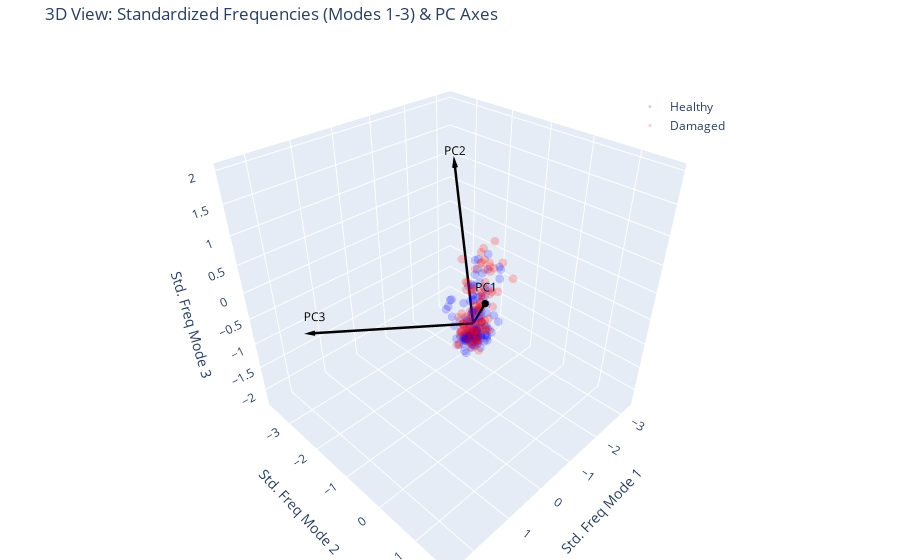

Notebook cell for this chart:
### Code cell
import plotly.graph_objects as go
import numpy as np

# 1. Standardize ALL data (using the scaler fitted on healthy data)
X_all_std = scaler.transform(measured_freqs)

# 2. Create Traces
data = []

# Healthy Data
data.append(go.Scatter3d(
    x=X_all_std[train_mask, 0],
    y=X_all_std[train_mask, 1],
    z=X_all_std[train_mask, 2],
    mode='markers',
    marker=dict(size=3, color='blue', opacity=0.2),
    name='Healthy'
))

# Damaged Data
data.append(go.Scatter3d(
    x=X_all_std[~train_mask, 0],
    y=X_all_std[~train_mask, 1],
    z=X_all_std[~train_mask, 2],
    mode='markers',
    marker=dict(size=3, color='red', opacity=0.2),
    name='Damaged'
))

# 3. Add PC Axes (First 3 components)
scale = 3
origin = np.zeros(3)

for i, comp in enumerate(pca.components_[:3]): # Only plot first 3 PCs
    # Vector end point (projected onto first 3 dimensions)
    end = origin + comp[:3] * scale
    
    # Line for the vector
    data.append(go.Scatter3d(
        x=[origin[0], end[0]],
        y=[origin[1], end[1]],
        z=[origin[2], end[2]],
        mode='lines+text',
        line=dict(color='black', width=5),
        text=["", f"PC{i+1}"],
        textposition="top center",
        textfont=dict(size=12, color='black'),
        name=f'PC{i+1}',
        showlegend=False
    ))
    
    # Cone for arrow head
    data.append(go.Cone(
        x=[end[0]], y=[end[1]], z=[end[2]],
        u=[comp[0]], v=[comp[1]], w=[comp[2]],
        sizemode="absolute", sizeref=0.2, anchor="tail",
        showscale=False, colorscale=[[0, 'black'], [1, 'black']],
        name=f'PC{i+1} Arrow',
        showlegend=False
    ))

# 4. Layout
layout = go.Layout(
    title='3D View: Standardized Frequencies (Modes 1-3) & PC Axes',
    scene=dict(
        xaxis_title='Std. Freq Mode 1',
        yaxis_title='Std. Freq Mode 2',
        zaxis_title='Std. Freq Mode 3',
        aspectmode='cube'
    ),
    margin=dict(l=0, r=0, b=0, t=40),
    legend=dict(x=0.7, y=0.9)
)

fig = go.Figure(data=data, layout=layout)
fig.show()

### Figure 1 — Plotly figure (JSON) as saved in the notebook; plotly's stock layout.template omitted (floating-point values rounded to 4 significant figures; data arrays with more than 128 entries replaced by an {"elided": "..."} marker saying what was removed)
{"data": [{"marker": {"color": "blue", "opacity": 0.2, "size": 3}, "mode": "markers", "name": "Healthy", "type": "scatter3d", "x": {"elided": "144 float values"}, "y": {"elided": "144 float values"}, "z": {"elided": "144 float values"}}, {"marker": {"color": "red", "opacity": 0.2, "size": 3}, "mode": "markers", "name": "Damaged", "type": "scatter3d", "x": [-2.142, -1.928, -2.55, -2.146, -1.164, -0.4059, -0.3562, -0.004756, -0.08516, 0.2589, 0.3661, 0.5022, 0.7029, 0.7758, 0.1579, 0.4756, 0.653, 0.4436, 0.3109, -0.199, -0.2517, -0.4707, -0.5505, -0.2903, -1.212, -1.195, -0.947, -0.6358, -0.1135, -0.2979, 0.007425, 0.2395, 0.859, 0.7927, 0.5129, 1.069, 1.007, 0.7558, 0.7137, 0.9521, 0.575, 0.7811, 0.4859, 0.2231, -0.07281, -0.007111, 0.002999, 0.05214, -0.01344, -0.07049, -0.1579, 0.2324, 0.4231, 0.5565, 0.6688, 0.4009, 1.169, 0.9337, 1.304, 1.157, 0.9386, 1.099, 0.9586, 0.8945, 0.9219, 0.7672, 0.6412, 0.6953, 0.4225, 0.4174, 0.02651, 0.278, -0.007192, -0.1903, 0.1081, 0.5921, 0.7829, 0.4801, 0.6534, 0.8312, 0.9857, 0.9144, 0.9145, 1.173, 0.8096, 0.8729, 0.4121, 1.034, 0.8433, 0.5422, 0.3735, 0.3523, -0.538, -0.06604, -0.6387, -0.3531], "y": [-2.175, -1.705, -2.45, -2.169, -1.01, -0.7167, -0.1997, 0.07757, 0.01957, 0.5225, 0.5663, 0.303, 0.7289, 0.8665, 0.3335, 0.5856, 0.184, 0.554, 0.367, -0.1827, -0.1384, -0.5045, -0.5038, -0.08796, -0.9796, -1.186, -1.143, -0.8944, -0.2716, -0.179, 0.3601, 0.6304, 0.4743, 0.8654, 0.9376, 1.095, 1.075, 0.9725, 0.6037, 0.768, 0.4321, 0.7406, 0.4221, 0.3519, 0.003707, -0.1287, -0.01936, 0.08519, -0.1397, -0.3874, 0.0129, 0.1731, 0.2665, 0.4028, 0.7254, 0.5054, 0.8541, 1.096, 1.237, 1.142, 1.107, 0.6767, 0.9328, 1.049, 0.7972, 1.032, 0.7083, 0.7279, 0.5133, 0.3793, -0.1047, -0.1224, -0.2002, 0.2467, 0.1208, 0.2569, 0.7766, 0.1566, 0.7498, 0.6571, 0.6775, 1.154, 0.9791, 0.8298, 0.8062, 1.28, 1.144, 1.162, 0.8761, 0.5786, 0.7084, 0.5581, -0.1337, -0.1545, -0.3698, -0.1636], "z": [-1.795, -1.582, -1.89, -1.768, -1.117, -0.8681, -0.6274, -0.293, -0.2447, 0.2076, 0.3666, 0.3404, 0.8748, 0.6008, 0.2194, 0.4574, -0.03556, 0.129, -0.01147, -0.6149, -0.4653, -0.7697, -0.8367, -0.6626, -1.091, -1.129, -1.005, -0.804, -0.4104, -0.03352, 0.2386, 0.6368, 0.704, 1.229, 1.092, 1.782, 1.452, 1.159, 1.071, 1.232, 0.9127, 0.9026, 0.6867, 0.3358, -0.04603, -0.3476, -0.2554, -0.05621, -0.1848, -0.4103, -0.0486, 0.1739, 0.1484, 0.5935, 0.8335, 0.8795, 1.417, 1.649, 1.876, 1.972, 1.588, 1.657, 1.79, 1.673, 1.506, 1.908, 1.027, 0.9147, 0.6277, 0.3826, 0.03881, 0.1676, -0.2026, -0.0876, -0.04189, 0.2138, 0.8373, 0.246, 0.9678, 0.7506, 1.192, 1.641, 1.562, 1.425, 1.554, 1.744, 1.323, 1.381, 1.118, 0.7031, 0.9559, 0.4295, -0.394, -0.171, -0.5622, -0.3574]}, {"line": {"color": "black", "width": 5}, "mode": "lines+text", "name": "PC1", "showlegend": false, "text": ["", "PC1"], "textfont": {"color": "black", "size": 12}, "textposition": "top center", "type": "scatter3d", "x": [0, 1.499], "y": [0, 1.492], "z": [0, 1.5]}, {"anchor": "tail", "colorscale": [[0, "black"], [1, "black"]], "name": "PC1 Arrow", "showlegend": false, "showscale": false, "sizemode": "absolute", "sizeref": 0.2, "type": "cone", "u": [0.4996], "v": [0.4973], "w": [0.4999], "x": [1.499], "y": [1.492], "z": [1.5]}, {"line": {"color": "black", "width": 5}, "mode": "lines+text", "name": "PC2", "showlegend": false, "text": ["", "PC2"], "textfont": {"color": "black", "size": 12}, "textposition": "top center", "type": "scatter3d", "x": [0, -1.304], "y": [0, -1.679], "z": [0, 1.685]}, {"anchor": "tail", "colorscale": [[0, "black"], [1, "black"]], "name": "PC2 Arrow", "showlegend": false, "showscale": false, "sizemode": "absolute", "sizeref": 0.2, "type": "cone", "u": [-0.4346], "v": [-0.5598], "w": [0.5618], "x": [-1.304], "y": [-1.679], "z": [1.685]}, {"line": {"color": "black", "width": 5}, "mode": "lines+text", "name": "PC3", "showlegend": false, "text": ["", "PC3"], "textfont": {"color": "black", "size": 12}, "textposition": "top center", "type": "scatter3d", "x": [0, 2.245], "y": [0, -1.981], "z": [0, -0.1243]}, {"anchor": "tail", "colorscale": [[0, "black"], [1, "black"]], "name": "PC3 Arrow", "showlegend": false, "showscale": false, "sizemode": "absolute", "sizeref": 0.2, "type": "cone", "u": [0.7483], "v": [-0.6602], "w": [-0.04145], "x": [2.245], "y": [-1.981], "z": [-0.1243]}], "layout": {"legend": {"x": 0.7, "y": 0.9}, "margin": {"b": 0, "l": 0, "r": 0, "t": 40}, "scene": {"aspectmode": "cube", "xaxis": {"title": {"text": "Std. Freq Mode 1"}}, "yaxis": {"title": {"text": "Std. Freq Mode 2"}}, "zaxis": {"title": {"text": "Std. Freq Mode 3"}}}, "title": {"text": "3D View: Standardized Frequencies (Modes 1-3) & PC Axes"}}}
